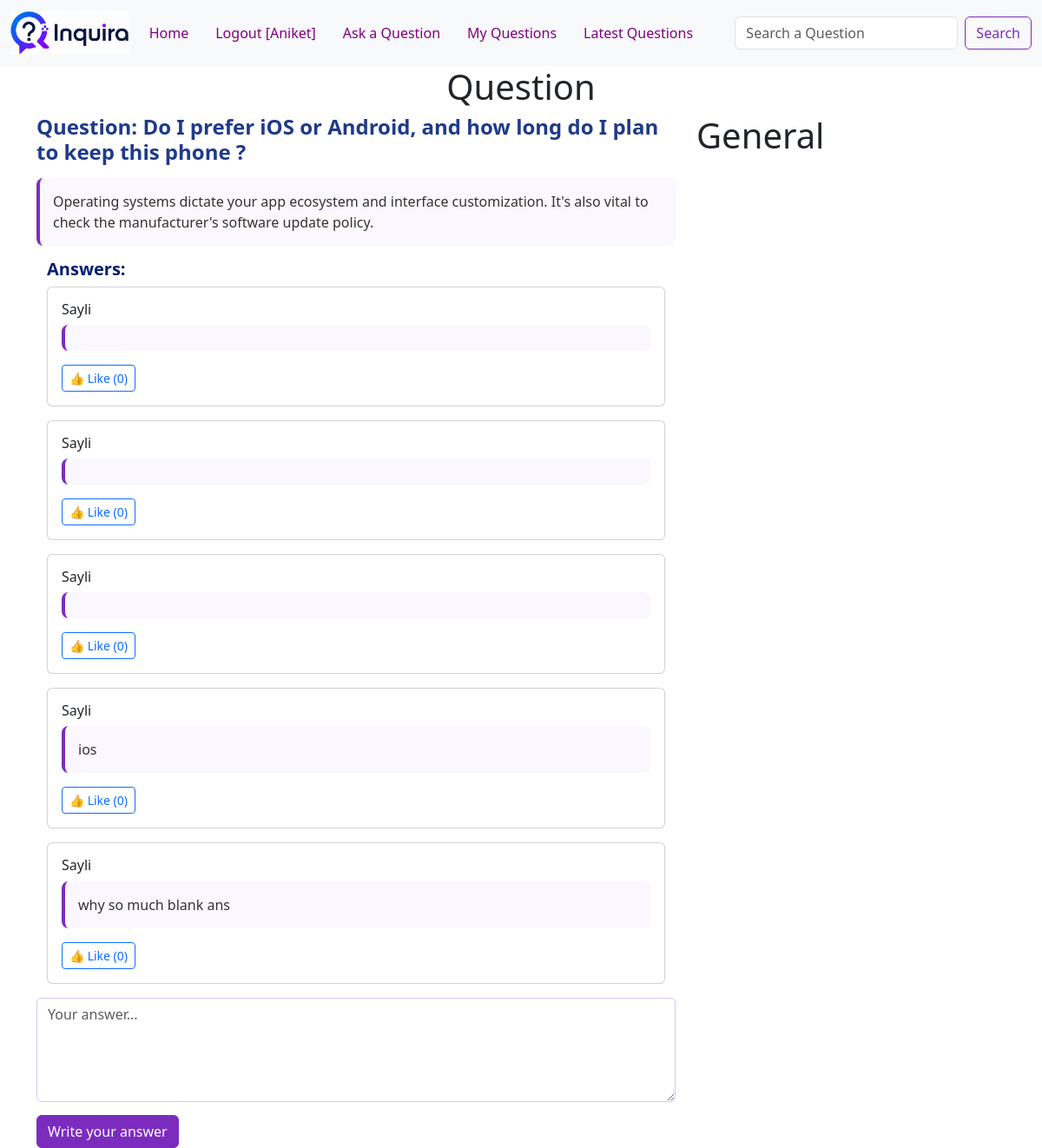
Screenshot of /?q-id=5 (signed in) with the database file from the repository.
### tables this page shows
CREATE TABLE `questions` (
  `id` int NOT NULL,
  `title` varchar(100) NOT NULL,
  `description` varchar(300) NOT NULL,
  `category_id` int NOT NULL,
  `user_id` int NOT NULL
);

CREATE TABLE `answers` (
  `id` int NOT NULL,
  `answer` varchar(300) NOT NULL,
  `question_id` int NOT NULL,
  `user_id` int NOT NULL
);

CREATE TABLE `users` (
  `id` int NOT NULL,
  `username` varchar(100) NOT NULL,
  `email` varchar(100) NOT NULL,
  `password` varchar(100) NOT NULL,
  `address` varchar(100) NOT NULL
);

CREATE TABLE `categories` (
  `id` int NOT NULL,
  `name` varchar(100) NOT NULL
);

### client/answers.php (the view, shortened to what this page needs)
<div class="container">
    <h5>Answers:</h5>
    <?php
    $query = "SELECT answers.*, users.username
              FROM answers
              JOIN users ON answers.user_id = users.id
              WHERE question_id=$qid";
    $result = $conn->query($query);
    foreach ($result as $row) {
        $answer_id = $row['id'];
        $answer = $row['answer'];
        $username = $row['username'];
        $countQuery = "SELECT COUNT(*) AS total
                       FROM answer_likes
                       WHERE answer_id=$answer_id";
        $countResult = $conn->query($countQuery);
        $count = $countResult->fetch_assoc()['total'];
        $liked = false;
        echo "
        <div class='card mb-3 p-3'>
            <h6>$username</h6>
            <p>$answer</p>
        ";
        if (isset($_SESSION['user'])) {
            $buttonClass = $liked ? "btn-primary" : "btn-outline-primary";
            echo "
            <form class='likeForm'>
                <input type='hidden' name='answer_id' value='$answer_id'>
                <input type='hidden' name='question_id' value='$qid'>
                <button type='submit'
                        class='btn btn-sm $buttonClass likeBtn'>
                    👍 Like ($count)
                </button>
            </form>";
        } else {
            echo "<small>👍 Likes : $count</small>";
        }
        echo "</div>";
    }
    ?>
</div>

### client/question-details.php (shortened to what this page needs)
<div class="container">
    <h1 class="heading">Question</h1>
    <div class="row">
        <div class="col-8">
            <?php
            include("./common/db.php");
            $query = "select * from questions where id =$qid";
            $result = $conn->query($query);
            $row = $result->fetch_assoc();
            $cid = $row["category_id"];
            echo "<h4 class='margin-bottom-15'>Question: " . $row['title'] . "</h4>";
            echo "<p class='margin-bottom-15'>" . $row['description'] . "</p>";
            include("answers.php");
            ?>
            <?php if (isset($_SESSION['user'])) { ?>
                <form action="./server/requests.php" method="post">
                    <textarea name="answer" class="form-control margin-bottom-15" placeholder="Your answer..."
                        required></textarea>
                    <button class="btn btn-primary">Write your answer</button>
                </form>
            <?php } else { ?>
                <div class="alert alert-info">
                    Please login to write an answer.
                </div>
            <?php } ?>
        </div>
        <div class="col-4">
            <?php
            $categoryQuery = "select name from categories where id=$cid";
            $categoryResult = $conn->query($categoryQuery);
            $categoryRow = $categoryResult->fetch_assoc();
            echo "<h1>" . $categoryRow['name'] . "</h1>";
            ?>
        </div>
    </div>
</div>

### public/style.css (style rules this page uses)
.margin-bottom-15 { margin-bottom: 15px; }
.heading { text-align: center; }
.col-8 { margin: 0 auto; }
.col-8 h4 { color: #1e3a8a; font-weight: 700; }
.col-8 p { background: #faf7ff; border-left: 4px solid #7b2cbf; padding: 15px; border-radius: 8px; color: #333; }
textarea.form-control { min-height: 120px; border: 1px solid #d6c2ff; }
.btn-primary { background-color: #7b2cbf; border-color: #7b2cbf; }
h5 { color: #021f70; font-weight: 600; }

### rows the page displays
questions: title "Do I prefer iOS or Android, and how long do I plan to keep this phone ?", description "Operating systems dictate your app ecosystem and interface customization. It's also vital to check the manufacturer's software update policy."
answers: user.username "Sayli", count "0"
answers: user.username "Sayli", count "0"
answers: user.username "Sayli", count "0"
answers: user.username "Sayli", answer "ios", count "0"
answers: user.username "Sayli", answer "why so much blank ans", count "0"
categories: name "General"

### other values shown
$_SESSION['user']['username'] "Aniket"
